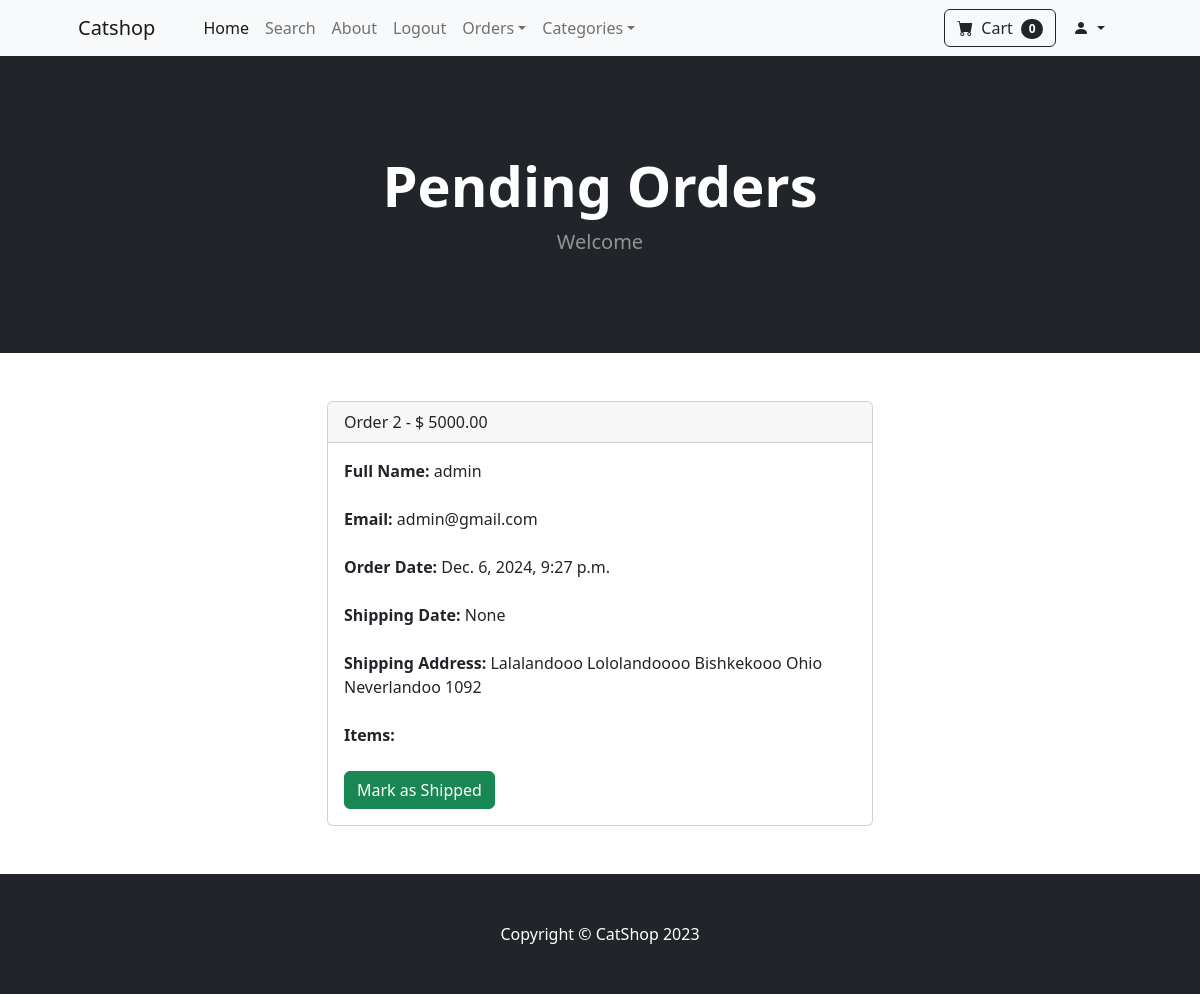
The page /payment/orders/2 (signed in) on the database as committed earlier.
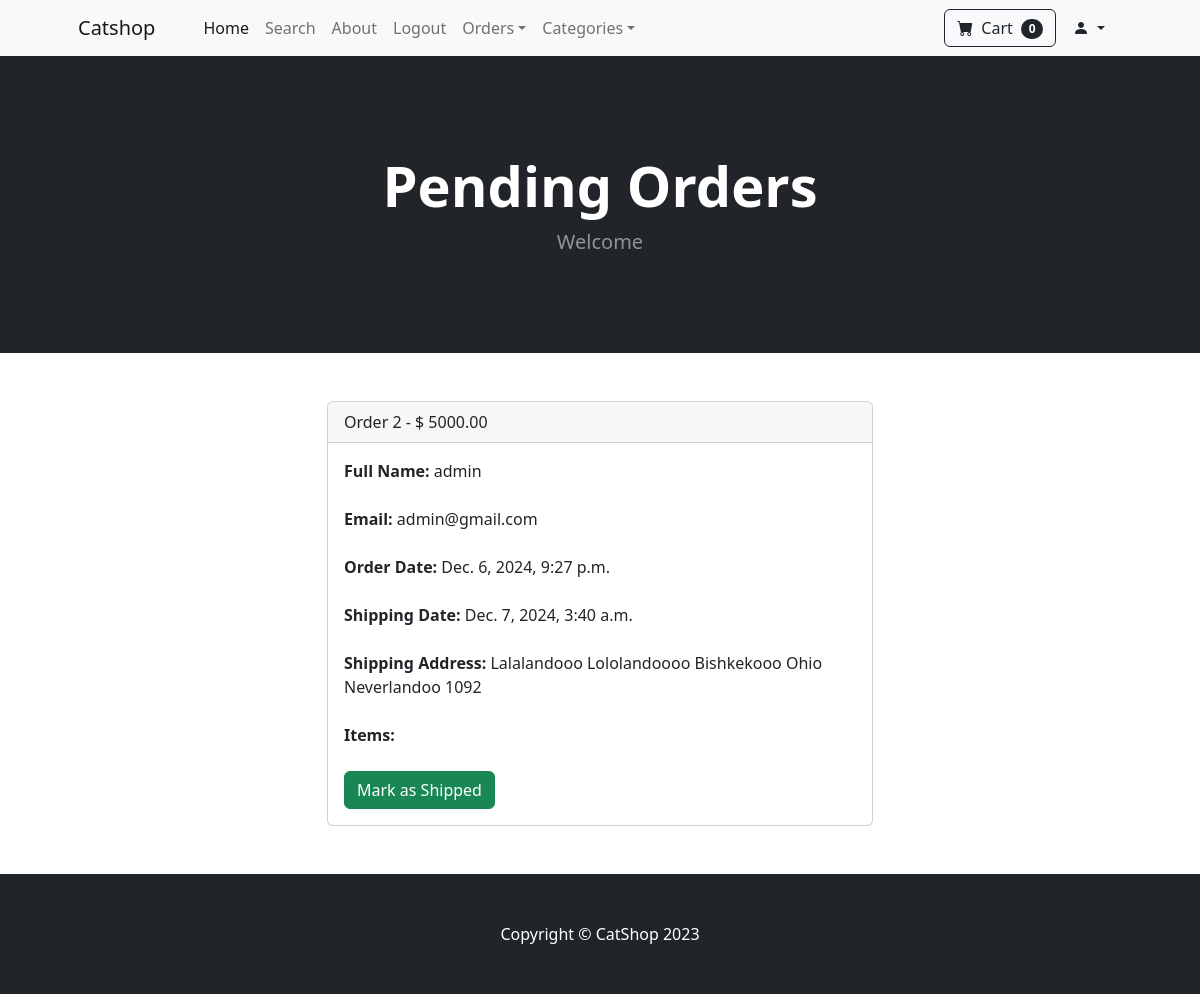
The same page on the database as committed later.
### payment/models.py (models this page shows, shortened)
class Order(models.Model):
    user = models.ForeignKey(User, on_delete=models.CASCADE, null=True, blank=True)
    full_name = models.CharField(max_length=200)
    email = models.CharField(max_length=200)
    address = models.CharField(max_length=15000)
    amount_paid = models.DecimalField(max_digits=10, decimal_places=2)
    date_ordered = models.DateTimeField(auto_now_add=True)
    date_shipped = models.DateTimeField(null=True, blank=True)
    is_shipped = models.BooleanField(default=False)

### payment/views.py (the view, shortened to what this page needs)
# urls.py: path('orders/<int:pk>', views.orders, name='orders'),
def orders(request, pk):
    if request.user.is_authenticated and request.user.is_superuser:
        order = Order.objects.get(id=pk)
        order_items = OrderItem.objects.filter(order=pk)
        return render(request, 'payment/orders.html',{"order":order, "order_items":order_items})
    else:
        messages.error(request, "Access denied!!!")
        return redirect('home')

### cart/cart.py (called while the page is built)
    def __len__(self):
        return len(self.cart)

### cart/context_processors.py (called while the page is built)
def cart(request):
    return {'cart':Cart(request)}

### store/context_processors.py (called while the page is built)
def categories(request):
    categories = Category.objects.all()
    return {'categories': categories}

### payment/templates/payment/orders.html (shortened to what this page needs)
{% extends 'base.html' %}
{% block content %}
<header class="bg-dark py-5">
    <div class="container px-4 px-lg-5 my-5">
        <div class="text-center text-white">
            <h1 class="display-4 fw-bolder">Pending Orders</h1>
            <p class="lead fw-normal text-white-50 mb-0">Welcome</p>
        </div>
    </div>
</header>
<div class="container">
  <br><br>
  <div class="row">
    <div class="col-md-6 offset-md-3">
      <div class="card">
        <div class="card-header">
          Order {{ order.id }} - $ {{ order.amount_paid }}
        </div>
        <div class="card-body">
          <strong>Full Name:</strong> {{ order.full_name }} <br><br>
          <strong>Email:</strong>  {{ order.email }} <br><br>
          <strong>Order Date:</strong>  {{ order.date_ordered }} <br><br>
          <strong>Shipping Date:</strong>  {{ order.date_shipped }} <br><br>
          <strong>Shipping Address:</strong>  {{ order.address }} <br><br>
          <strong>Items:</strong>
          <br><br>
          {% if not order.is_shipped %}
            <form method="POST">
              <button type="Submit" class="btn btn-success">Mark as Shipped</button>
            </form>
          {% else %}
            <form method="POST">
              {% csrf_token %}
              <input type="hidden" name="ship_status" value="false">
              <button type="Submit" class="btn btn-danger">Mark as Not Shipped</button>
            </form>
          {% endif %}
        </div>
      </div>
    </div>
  </div>
  <br><br>
</div>
{% endblock %}

Rows that differ between the two databases and show on the page:
changed Order "admin": date_shipped "None" → "Dec. 7, 2024, 3:40 a.m."
